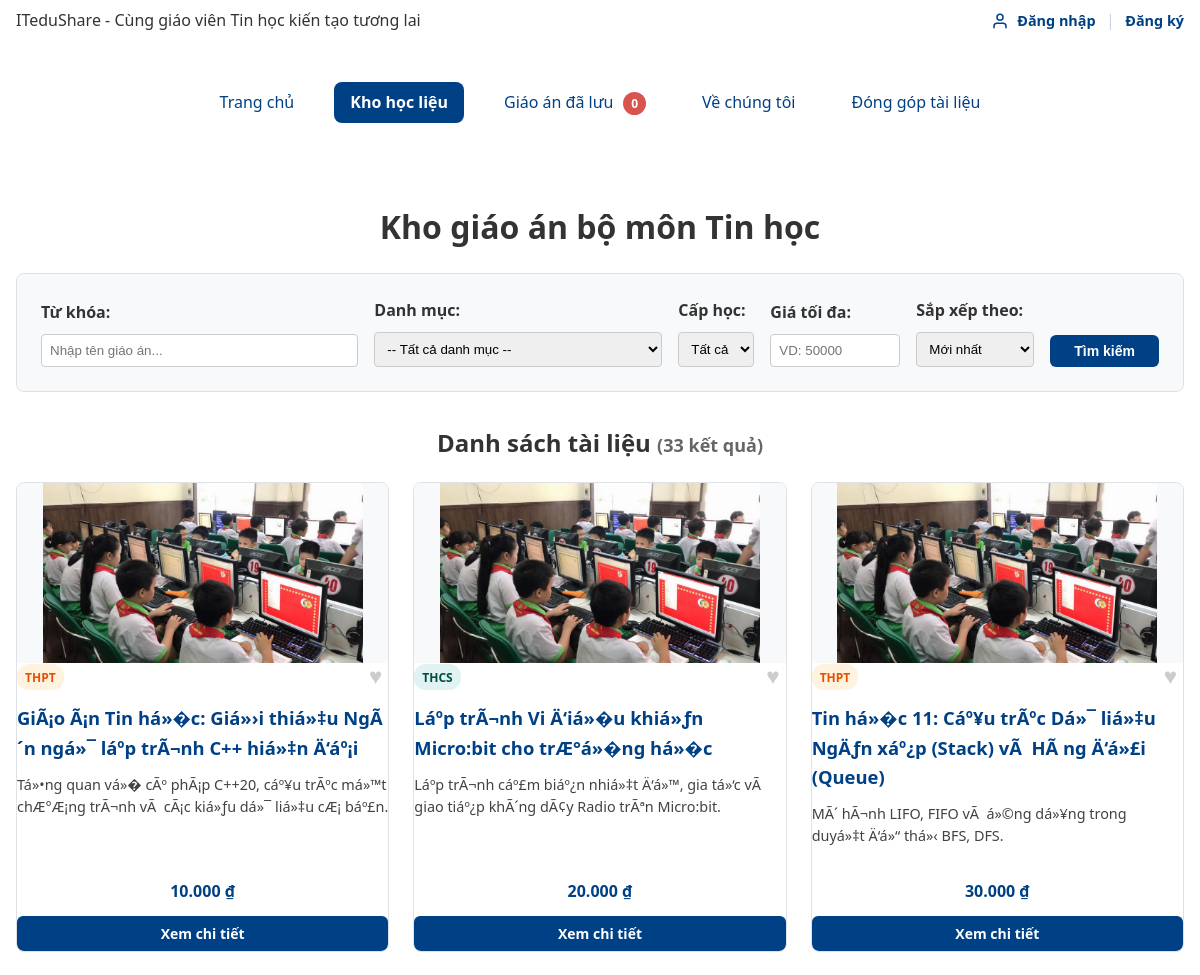
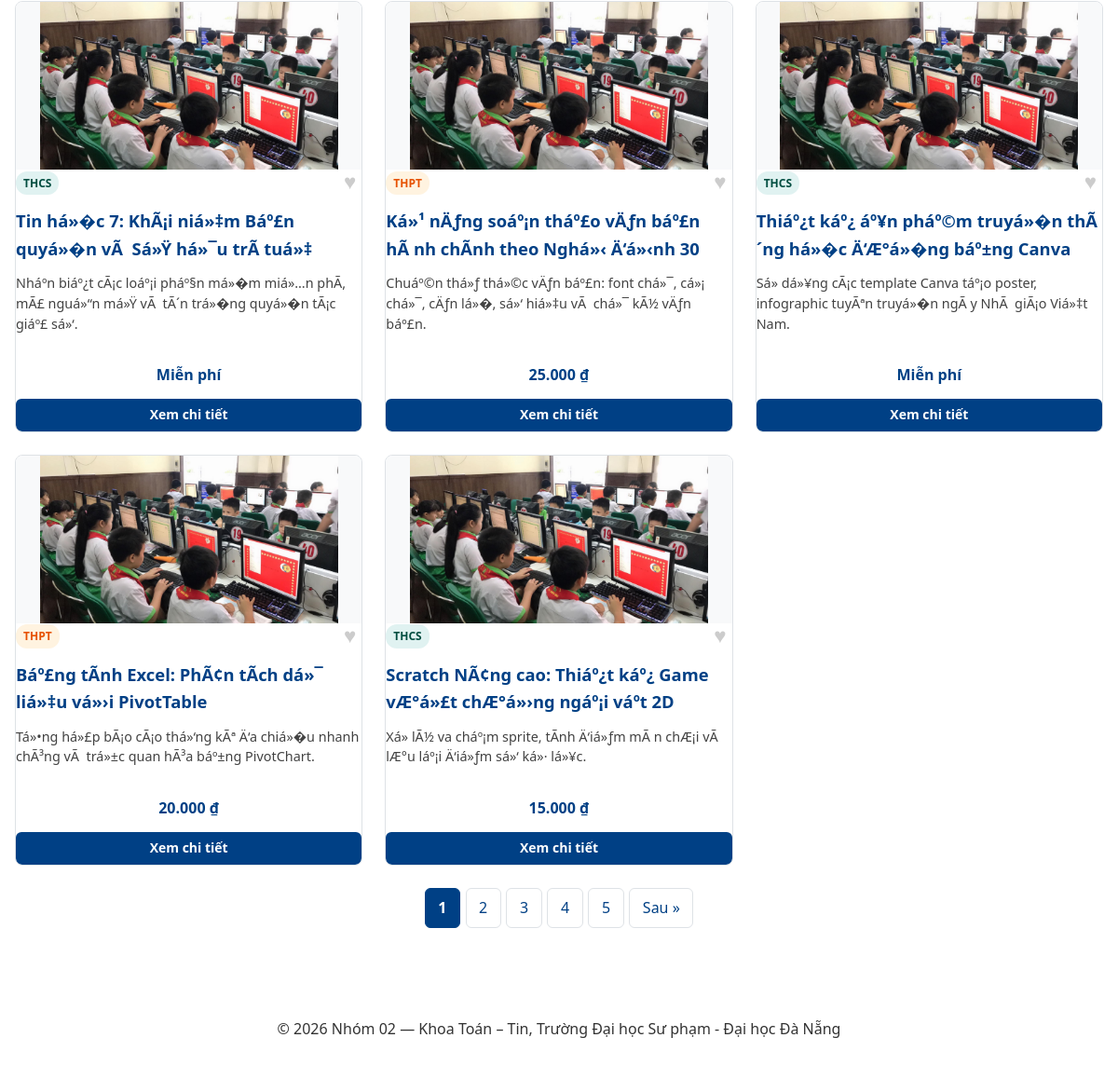
Page /kho-hoc-lieu.php on the earlier database version (2 pictures, top to bottom).
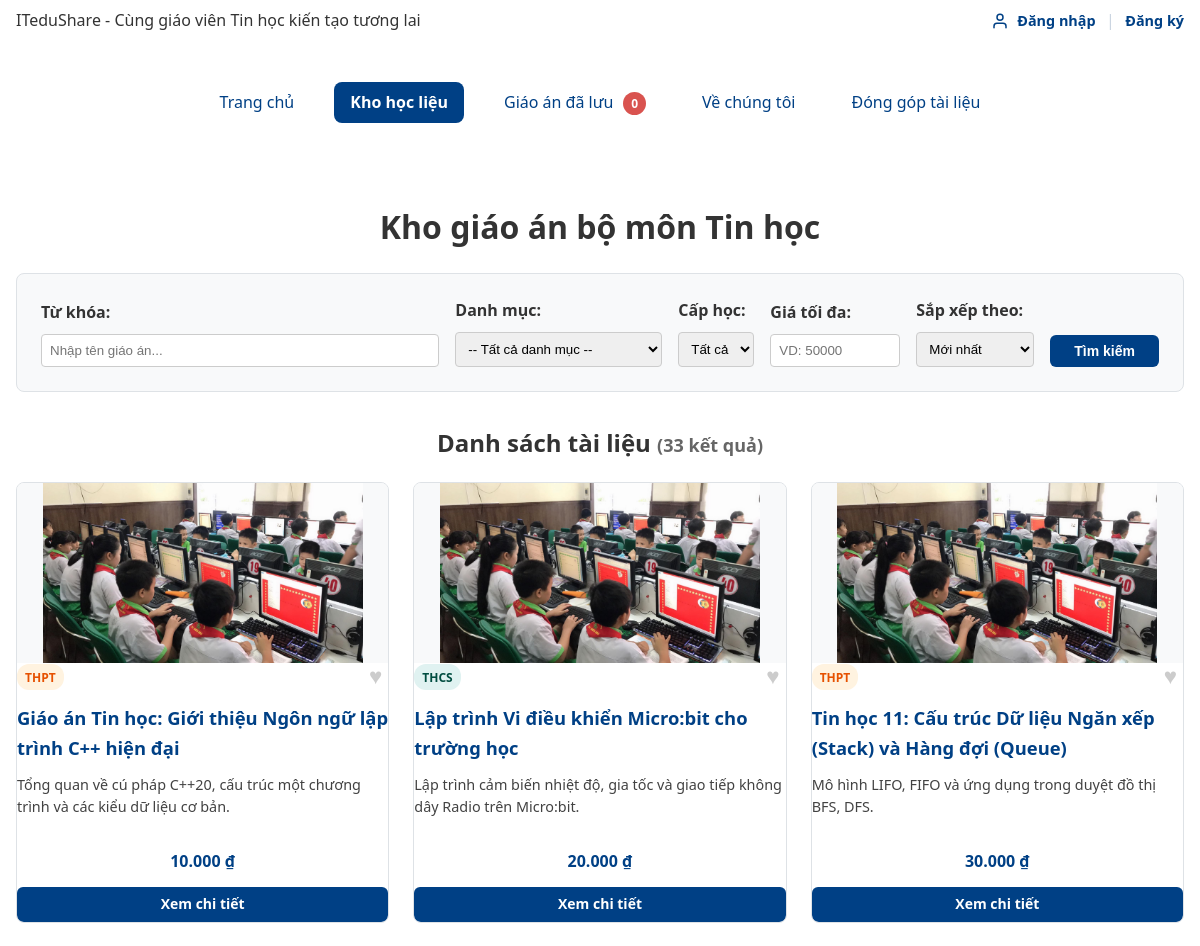
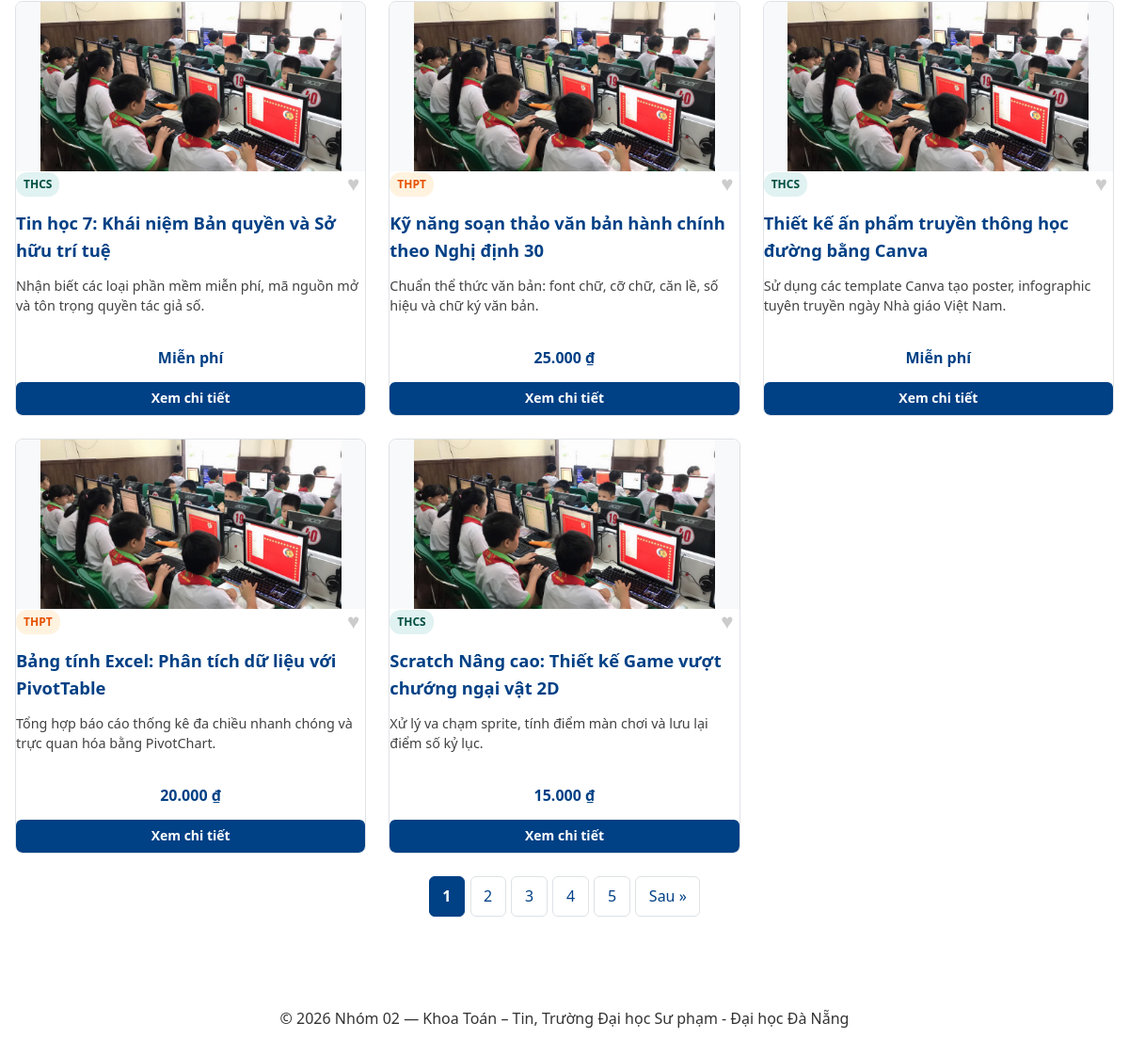
Same page on the later database version (2 pictures, top to bottom).
### tables this page shows
CREATE TABLE giao_an (
  id          INT UNSIGNED AUTO_INCREMENT PRIMARY KEY,
  danh_muc_id INT UNSIGNED NOT NULL,
  ten         VARCHAR(200) NOT NULL,
  gia         INT UNSIGNED NOT NULL DEFAULT 0 CHECK (gia >= 0),
  ton_kho     INT UNSIGNED NOT NULL DEFAULT 10 CHECK (ton_kho >= 0),
  hinh_anh    VARCHAR(255) NULL,
  mo_ta       TEXT NULL,
  cap_hoc     VARCHAR(50) NOT NULL DEFAULT 'THCS',
  video_url   VARCHAR(255) NULL,
  luot_tai    INT UNSIGNED NOT NULL DEFAULT 0,
  ngay_tao    DATETIME NOT NULL DEFAULT CURRENT_TIMESTAMP,
  FOREIGN KEY (danh_muc_id) REFERENCES danh_muc(id),
  INDEX idx_giao_an_dm_gia (danh_muc_id, gia),
  INDEX idx_giao_an_ten (ten)
);

### inc/db.php (called while the page is built, shortened)
<?php
function db(): PDO {
    static $pdo = null;
    if ($pdo === null) {
        $host    = 'localhost';
        $port    = '3306';
        $dbname  = 'ltweb_nhom02';
        $charset = 'utf8mb4';
        $user    = 'root';
        $pass    = '';
        $dsn = "mysql:host={$host};port={$port};dbname={$dbname};charset={$charset}";
        $options = [
            PDO::ATTR_ERRMODE            => PDO::ERRMODE_EXCEPTION,
            PDO::ATTR_DEFAULT_FETCH_MODE => PDO::FETCH_ASSOC,
            PDO::ATTR_EMULATE_PREPARES   => false,
        ];
        $pdo = new PDO($dsn, $user, $pass, $options);
    }
    return $pdo;
}

### src/Data/KhoGiaoAn.php (called while the page is built, shortened)
<?php
class KhoGiaoAn
{
    private function dieuKien(array $loc): array
    {
        $dk = [];
        $ts = [];
        $where = $dk ? 'WHERE ' . implode(' AND ', $dk) : '';
        return [$where, $ts];
    }
    public function dem(array $loc): int
    {
        [$where, $ts] = $this->dieuKien($loc);
        $st = $this->db->prepare("SELECT COUNT(*) FROM giao_an $where");
        $st->execute($ts);
        return (int) $st->fetchColumn();
    }
    public function trang(array $loc, string $sx, int $soDong, int $boQua): array
    {
        [$where, $ts] = $this->dieuKien($loc);
        $orderBy = match ($sx) {
            'gia-tang' => 'gia ASC, id',
            'gia-giam' => 'gia DESC, id',
            'ten'      => 'ten ASC, id',
            default    => 'id DESC',
        };
        $st = $this->db->prepare("SELECT * FROM giao_an $where ORDER BY $orderBy LIMIT ? OFFSET ?");
        $idx = 1;
        $st->bindValue($idx++, (int) $soDong, PDO::PARAM_INT);
        $st->bindValue($idx++, (int) $boQua, PDO::PARAM_INT);
        $st->execute();
        return array_map(fn(array $d) => GiaoAn::tuMang($d), $st->fetchAll());
    }
}

### src/Models/GiaoAn.php (called while the page is built, shortened)
<?php
class GiaoAn
{
    public static function tuMang(array $d): self
    {
        return new self(
            id:           (int)($d['id']           ?? 0),
            ten:          (string)($d['ten']        ?? ''),
            mo_ta:        (string)($d['mo_ta']      ?? ''),
            cap_hoc:      (string)($d['cap_hoc']    ?? ''),
            gia:          (int)($d['gia']           ?? 0),
            hinh_anh:     (string)($d['hinh_anh']   ?? ''),
            video_url:    (string)($d['video_url']  ?? ''),
            danh_muc_id:  (int)($d['danh_muc_id']  ?? 0),
            ton_kho:      (int)($d['ton_kho']      ?? 0),
            luot_tai:     (int)($d['luot_tai']     ?? 0),
            ten_danh_muc: (string)($d['ten_danh_muc'] ?? ''),
        );
    }
}

### inc/ham.php (called while the page is built, shortened)
<?php
function e(mixed $str): string {
    return htmlspecialchars((string)$str, ENT_QUOTES | ENT_SUBSTITUTE, 'UTF-8');
}
function vnd($gia): string {
    $gia = (float)$gia;
    return number_format($gia, 0, ',', '.') . ' ₫';
}

### kho-hoc-lieu.php (the view, shortened to what the rows shown need)
<?php
$kho   = new KhoGiaoAn(db());
$duong = ['options' => ['min_range' => 1]];
$loc = [
    'q'        => trim($_GET['q'] ?? ''),
    'dm'       => filter_var($_GET['dm'] ?? '', FILTER_VALIDATE_INT, $duong),
    'giaToiDa' => filter_var($_GET['gia'] ?? '', FILTER_VALIDATE_INT, $duong),
    'cap_hoc'  => trim($_GET['cap_hoc'] ?? 'Tất cả'),
];
$sx = $_GET['sx'] ?? 'moi';
$moiTrang = 8;
$tong     = $kho->dem($loc);
$soTrang  = max(1, (int) ceil($tong / $moiTrang));
$hienTai  = filter_var($_GET['trang'] ?? 1, FILTER_VALIDATE_INT, [
    'options' => ['min_range' => 1, 'default' => 1]
]);
$hienTai  = min($hienTai, $soTrang);
$boQua    = ($hienTai - 1) * $moiTrang;
$danhSach = $kho->trang($loc, $sx, $moiTrang, $boQua);
require __DIR__ . '/inc/header.php';
?>
    <main class="trang__chinh">
        <h1 class="tieu-de-chinh can-giua-chu">Kho giáo án bộ môn Tin học</h1>
        <section class="danh-sach-the" aria-label="Danh sách giáo án">
            <h2 class="can-giua-chu">
                Danh sách tài liệu
                <small style="font-size: 0.75em; color: #666;">(<?= $tong ?> kết quả)</small>
            </h2>
            <?php if (empty($danhSach)): ?>
                <p role="status" style="text-align: center; padding: 2rem; color: #666; font-style: italic;">
                    Không tìm thấy giáo án nào phù hợp với bộ lọc hiện tại.
                    <br><a href="kho-hoc-lieu.php" style="display: inline-block; margin-top: 0.5rem; color: var(--mau-chinh, #007bff);">Xem tất cả giáo án</a>
                </p>
            <?php else: ?>
                <div class="danh-sach-the__luoi">
                    <?php foreach ($danhSach as $ga): ?>
                        <article class="the-hoc-lieu">
                            <img src="<?= e($ga->hinh_anh) ?>"
                                  alt="<?= e($ga->ten) ?>"
                                  class="the-hoc-lieu__anh"
                                  width="300" height="180" loading="lazy">
                            <div class="the-hoc-lieu__noi-dung">
                                <div style="display: flex; justify-content: space-between; align-items: center;">
                                    <span class="nhan-nho <?= $ga->cap_hoc === 'THCS' ? 'nhan-nho--xanh' : ($ga->cap_hoc === 'THPT' ? 'nhan-nho--cam' : 'nhan-nho--tim') ?>">
                                        <?= e($ga->cap_hoc) ?>
                                    </span>
                                    <button type="button" class="nut-yeu-thich nut-luu-giao-an" data-id="<?= $ga->id ?>" title="Lưu giáo án"
                                            style="background: none; border: none; cursor: pointer; font-size: 1.4rem; color: #ccc; transition: color 0.2s;"
                                            onclick="this.classList.toggle('da-thich'); this.style.color = this.classList.contains('da-thich') ? '#e74c3c' : '#ccc';">
                                        ♥
                                    </button>
                                </div>
                                <h3 class="the-hoc-lieu__tieu-de"><?= e($ga->ten) ?></h3>
                                <p class="the-hoc-lieu__mo-ta"><?= e($ga->mo_ta) ?></p>
                                <div style="margin-top: auto; text-align: center;">
                                    <p style="font-weight: bold; color: var(--mau-chinh, #007bff); margin-bottom: 0.75rem;">
                                        <?= $ga->gia === 0 ? 'Miễn phí' : vnd($ga->gia) ?>
                                    </p>
                                    <a href="chi-tiet-giao-an.php?id=<?= $ga->id ?>"
                                       class="nut-thao-tac nut-thao-tac--xem"
                                       style="display: block; text-align: center;">
                                        Xem chi tiết
                                    </a>
                                </div>
                            </div>
                        </article>
                    <?php endforeach; ?>
                </div>
            <?php endif; ?>
        </section>
    </main>
</body>
</html>

Differences in the rows shown:
changed giao_an: ten "GiÃ¡o Ã¡n Tin há»�c: Giá»›i thiá»‡u NgÃ´n ngá»¯ láº­p trÃ¬nh C++ hiá»‡n Ä‘áº¡i" → "Giáo án Tin học: Giới thiệu Ngôn ngữ lập trình C++ hiện đại"; mo_ta "Tá»•ng quan vá»� cÃº phÃ¡p C++20, cáº¥u trÃºc má»™t chÆ°Æ¡ng trÃ¬nh vÃ cÃ¡c kiá»ƒu dá»¯ liá»‡u cÆ¡ báº£n." → "Tổng quan về cú pháp C++20, cấu trúc một chương trình và các kiểu dữ liệu cơ bản."
changed giao_an: ten "Láº­p trÃ¬nh Vi Ä‘iá»�u khiá»ƒn Micro:bit cho trÆ°á»�ng há»�c" → "Lập trình Vi điều khiển Micro:bit cho trường học"; mo_ta "Láº­p trÃ¬nh cáº£m biáº¿n nhiá»‡t Ä‘á»™, gia tá»‘c vÃ giao tiáº¿p khÃ´ng dÃ¢y Radio trÃªn Micro:bit." → "Lập trình cảm biến nhiệt độ, gia tốc và giao tiếp không dây Radio trên Micro:bit."
changed giao_an: ten "Tin há»�c 11: Cáº¥u trÃºc Dá»¯ liá»‡u NgÄƒn xáº¿p (Stack) vÃ HÃ ng Ä‘á»£i (Queue)" → "Tin học 11: Cấu trúc Dữ liệu Ngăn xếp (Stack) và Hàng đợi (Queue)"; mo_ta "MÃ´ hÃ¬nh LIFO, FIFO vÃ á»©ng dá»¥ng trong duyá»‡t Ä‘á»“ thá»‹ BFS, DFS." → "Mô hình LIFO, FIFO và ứng dụng trong duyệt đồ thị BFS, DFS."
changed giao_an: ten "Tin há»�c 7: KhÃ¡i niá»‡m Báº£n quyá»�n vÃ Sá»Ÿ há»¯u trÃ­ tuá»‡" → "Tin học 7: Khái niệm Bản quyền và Sở hữu trí tuệ"; mo_ta "Nháº­n biáº¿t cÃ¡c loáº¡i pháº§n má»�m miá»…n phÃ­, mÃ£ nguá»“n má»Ÿ vÃ tÃ´n trá»�ng quyá»�n tÃ¡c giáº£ sá»‘." → "Nhận biết các loại phần mềm miễn phí, mã nguồn mở và tôn trọng quyền tác giả số."
changed giao_an: ten "Ká»¹ nÄƒng soáº¡n tháº£o vÄƒn báº£n hÃ nh chÃ­nh theo Nghá»‹ Ä‘á»‹nh 30" → "Kỹ năng soạn thảo văn bản hành chính theo Nghị định 30"; mo_ta "Chuáº©n thá»ƒ thá»©c vÄƒn báº£n: font chá»¯, cá»¡ chá»¯, cÄƒn lá»�, sá»‘ hiá»‡u vÃ chá»¯ kÃ½ vÄƒn báº£n." → "Chuẩn thể thức văn bản: font chữ, cỡ chữ, căn lề, số hiệu và chữ ký văn bản."
changed giao_an: ten "Thiáº¿t káº¿ áº¥n pháº©m truyá»�n thÃ´ng há»�c Ä‘Æ°á»�ng báº±ng Canva" → "Thiết kế ấn phẩm truyền thông học đường bằng Canva"; mo_ta "Sá»­ dá»¥ng cÃ¡c template Canva táº¡o poster, infographic tuyÃªn truyá»�n ngÃ y NhÃ giÃ¡o Viá»‡t Nam." → "Sử dụng các template Canva tạo poster, infographic tuyên truyền ngày Nhà giáo Việt Nam."
changed giao_an: ten "Báº£ng tÃ­nh Excel: PhÃ¢n tÃ­ch dá»¯ liá»‡u vá»›i PivotTable" → "Bảng tính Excel: Phân tích dữ liệu với PivotTable"; mo_ta "Tá»•ng há»£p bÃ¡o cÃ¡o thá»‘ng kÃª Ä‘a chiá»�u nhanh chÃ³ng vÃ trá»±c quan hÃ³a báº±ng PivotChart." → "Tổng hợp báo cáo thống kê đa chiều nhanh chóng và trực quan hóa bằng PivotChart."
changed giao_an: ten "Scratch NÃ¢ng cao: Thiáº¿t káº¿ Game vÆ°á»£t chÆ°á»›ng ngáº¡i váº­t 2D" → "Scratch Nâng cao: Thiết kế Game vượt chướng ngại vật 2D"; mo_ta "Xá»­ lÃ½ va cháº¡m sprite, tÃ­nh Ä‘iá»ƒm mÃ n chÆ¡i vÃ lÆ°u láº¡i Ä‘iá»ƒm sá»‘ ká»· lá»¥c." → "Xử lý va chạm sprite, tính điểm màn chơi và lưu lại điểm số kỷ lục."
